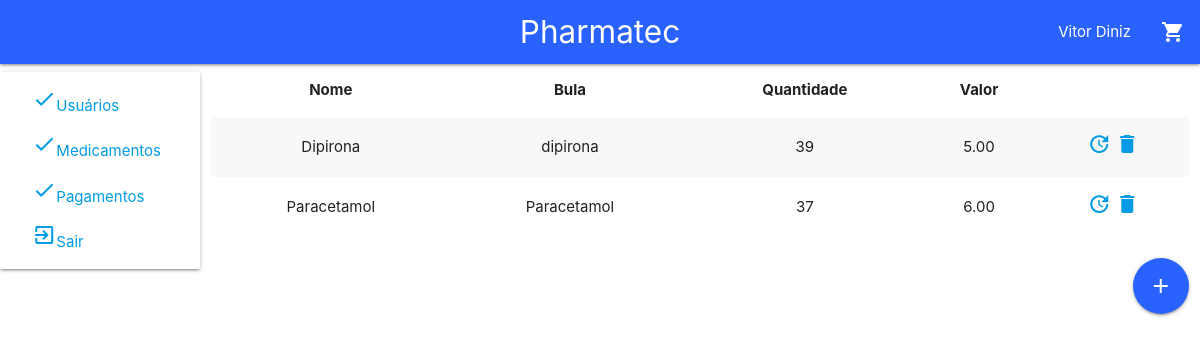
/consultaMedicamento.php (signed in), run on the app's committed database.
### tables this page shows
CREATE TABLE `medicamento` (
  `id_medicamento` int(11) NOT NULL,
  `nome` varchar(450) DEFAULT NULL,
  `bula` text DEFAULT NULL,
  `quantidade` int(11) DEFAULT NULL,
  `valor` double DEFAULT NULL
);

### banco/usuario.class.php (called while the page is built, shortened)
<?php
    class Usuario{
        private $nome;
        private $status;
        public function getNome(){
            return $this->nome;
        }
        public function getStatus(){
            return $this->status;
        }
    }
?>

### banco/daoMedicamento.class.php (called while the page is built, shortened)
<?php
    require_once "medicamento.class.php";
    class DaoMedicamento{
        public function select(){
            $conexao = new Conexao();
            $con = $conexao->connectDB();
            $sql = "SELECT * FROM `medicamento` ORDER BY `nome` ASC";
            $result = $con->query($sql);
            if(($result->num_rows) > 0){
                $return = array();
                while($row = $result->fetch_assoc()){
                    $medicamento = new Medicamento();
                    $medicamento->setId($row['id_medicamento']);
                    $medicamento->setNome($row['nome']);
                    $medicamento->setBula($row['bula']);
                    $medicamento->setQuantidade($row['quantidade']);
                    $medicamento->setValor($row['valor']);
                    array_push($return, $medicamento);
                }
            }else{
                $return = NULL;
            }
            return $return;
        }
    }
?>

### banco/medicamento.class.php (called while the page is built, shortened)
<?php
    class Medicamento{
        private $id;
        private $nome;
        private $bula;
        private $quantidade;
        private $valor;
        public function getId(){
            return $this->id;
        }
        public function setId($id){
            $this->id = $id;
        }
        public function getNome(){
            return $this->nome;
        }
        public function setNome($nome){
            $this->nome = $nome;
        }
        public function getBula(){
            return $this->bula;
        }
        public function setBula($bula){
            $this->bula = $bula;
        }
        public function getQuantidade(){
            return $this->quantidade;
        }
        public function setQuantidade($quantidade){
            $this->quantidade = $quantidade;
        }
        public function getValor(){
            return $this->valor;
        }
        public function setValor($valor){
            $this->valor = $valor;
        }
    }
?>

### consultaMedicamento.php (the view, shortened to what this page needs)
<?php
    require_once "title.php";
    require_once "./banco/usuario.class.php";
    require_once "./banco/daoMedicamento.class.php";
    require_once "./banco/medicamento.class.php";
?>
<!DOCTYPE html>
<html lang="pt-br">
    <head>
        <link type="text/css" rel="stylesheet" href="css/materialize.min.css"  media="screen,projection"/>
    </head>
    <body>
        <nav>
            <div class="nav-wrapper blue accent-4">
                <a href="index.php" class="brand-logo center"> <?php echo title();?></a>
                <?php
                    if(!isset($_SESSION['usuario'])){
                        echo "<ul id='nav-mobile' class='right hide-on-med-and-down'>
                            <li><a href='login.php'>Faça Login</a></li>
                            <li> ou </li>
                            <li><a href='cadUser.php'>Cadastre-se</a></li>
                            <li><a href='carrinho.php'><i class='material-icons'>shopping_cart</i></a></li>
                        </ul>";
                    }else{
                        echo "<ul id='nav-mobile' class='right hide-on-med-and-down'>
                                <li> <a href='user.php'>".unserialize ($_SESSION['usuario'])->getNome()."</a></li>
                                <li><a href='carrinho.php'><i class='material-icons'>shopping_cart</i></a></li>
                            </ul>";
                    }
                ?>
            </div>
        </nav>
        <div class="row">
            <div class="col s12 m4 l2 card-panel">
                <?php
                if((unserialize ($_SESSION['usuario'])->getStatus()) == 1){
                    echo "<ul>
                        <li>&nbsp&nbsp&nbsp&nbsp&nbsp<a href='consultaUser.php'><i class='material-icons'>check</i>Usuários</a></li>
                    </ul>
                    <ul>
                        <li>&nbsp&nbsp&nbsp&nbsp&nbsp<a href='consultaMedicamento.php'><i class='material-icons'>check</i>Medicamentos</a></li>
                    </ul>
                    <ul>
                        <li>&nbsp&nbsp&nbsp&nbsp&nbsp<a href='consultaPag.php'><i class='material-icons'>check</i>Pagamentos</a></li>
                    </ul>";
                }else{
                    echo "<ul>
                        <li>&nbsp&nbsp&nbsp&nbsp&nbsp<a href='minhasCompras.php'><i class='material-icons'>check</i>Minhas Compras</a></li>
                    </ul>";
                }
                ?>
                <ul>
                    <li>&nbsp&nbsp&nbsp&nbsp&nbsp<a href="sair.php"><i class="material-icons ">exit_to_app</i>Sair</a></li>
                    </ul>
            </div>
            <div class="col s12 m8 l10">
                <div class="row">
                    <div class="col s12">
                        <table class="striped highlight centered">
                            <thead>
                                <tr>
                                    <th>Nome</th>
                                    <th>Bula</th>
                                    <th>Quantidade</th>
                                    <th>Valor</th>
                                </tr>
                            </thead>
                            <tbody>
                                <?php
                                $dao= new DaoMedicamento();
                                $result = $dao->select();
                                if($result != NULL){
                                    foreach($result as $key => $medicamento){
                                        $valor = number_format($medicamento->getValor(), 2);
                                        echo "<tr>
                                                <td>{$medicamento->getNome()}</td>
                                                <td>{$medicamento->getBula()}</td>
                                                <td>{$medicamento->getQuantidade()}</td>
                                                <td>{$valor}</td>
                                                <td>
                                                    <a href='atualizaMedicamento.php?id={$medicamento->getId()}'><i class='material-icons'>update</i></a>
                                                    <a href='deletaMedicamento.php?id={$medicamento->getId()}'><i class='material-icons'>delete</i></a>
                                                </td>
                                            </tr>";
                                    }
                                }
                                ?>
                            </tbody>
                        </table>
                    </div>
                </div>
                <div class="row">
                    <div class="col s12">
                        <a class="btn-floating btn-large waves-effect waves-light blue accent-4 right" href="cadMedicamento.php"><i class="material-icons">add</i></a>
                    </div>
                </div>
            </div>
        </div>
    </body>
</html>

### data on the page
medicamento: nome "Dipirona", bula "dipirona", quantidade "39", valor "5.00"
medicamento: nome "Paracetamol", bula "Paracetamol", quantidade "37", valor "6.00"

### other printed values
unserialize ($_SESSION['usuario'])->getNome() "Vitor Diniz"
